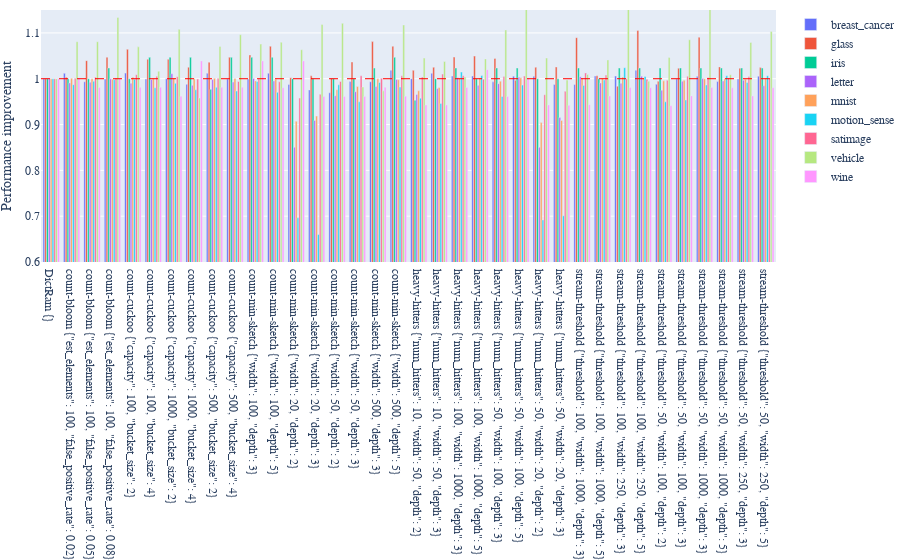

Notebook code for this chart:
### Code cell
d = get_best(df, metric=None, valid_configs=None)
# d = do_rename_and_reorder(d, remove_dict=True)
d = d.T
d

dsets = list(d.index)
fig = go.Figure()
for i, c in enumerate(d.columns):
    x = dsets
    y = d[c]
    name = c
    fig.add_trace(
        go.Bar(
            x=x,
            y=y,
            # text="pop",
            # textfont="Times New Roman",
            # textposition="auto",
            name=name,
            marker_color=px.colors.qualitative.Plotly[i]
        )
    )
    
fig.add_hline(y=1, line_width=1, line_dash="dash", line_color="red")

fig.update_yaxes(range=[0.60, 1.15]) 

fig.update_layout(
    yaxis_title="Performance improvement",
    # xaxis_title="Dataset",
    # width=800,
    # height=200,
    font_family="Times New Roman", 
    font_size=12,
    margin=dict(l=0, r=0, t=10, b=0),
    xaxis=dict(tickfont = dict(size=12))
    # legend_title_text="Filter"
)

# write_figure("accuracy_improvement.pdf", fig)
    
fig.show()

### Figure 1 — Plotly figure (JSON) as saved in the notebook; plotly's stock layout.template omitted (floating-point values rounded to 4 significant figures)
{"data": [{"marker": {"color": "#636EFA"}, "name": "breast_cancer", "type": "bar", "x": ["DictRam {}", "count-bloom {\"est_elements\": 100, \"false_positive_rate\": 0.02}", "count-bloom {\"est_elements\": 100, \"false_positive_rate\": 0.05}", "count-bloom {\"est_elements\": 100, \"false_positive_rate\": 0.08}", "count-cuckoo {\"capacity\": 100, \"bucket_size\": 2}", "count-cuckoo {\"capacity\": 100, \"bucket_size\": 4}", "count-cuckoo {\"capacity\": 1000, \"bucket_size\": 2}", "count-cuckoo {\"capacity\": 1000, \"bucket_size\": 4}", "count-cuckoo {\"capacity\": 500, \"bucket_size\": 2}", "count-cuckoo {\"capacity\": 500, \"bucket_size\": 4}", "count-min-sketch {\"width\": 100, \"depth\": 3}", "count-min-sketch {\"width\": 100, \"depth\": 5}", "count-min-sketch {\"width\": 20, \"depth\": 2}", "count-min-sketch {\"width\": 20, \"depth\": 3}", "count-min-sketch {\"width\": 50, \"depth\": 2}", "count-min-sketch {\"width\": 50, \"depth\": 3}", "count-min-sketch {\"width\": 500, \"depth\": 3}", "count-min-sketch {\"width\": 500, \"depth\": 5}", "heavy-hitters {\"num_hitters\": 10, \"width\": 50, \"depth\": 2}", "heavy-hitters {\"num_hitters\": 10, \"width\": 50, \"depth\": 3}", "heavy-hitters {\"num_hitters\": 100, \"width\": 1000, \"depth\": 3}", "heavy-hitters {\"num_hitters\": 100, \"width\": 1000, \"depth\": 5}", "heavy-hitters {\"num_hitters\": 50, \"width\": 100, \"depth\": 3}", "heavy-hitters {\"num_hitters\": 50, \"width\": 100, \"depth\": 5}", "heavy-hitters {\"num_hitters\": 50, \"width\": 20, \"depth\": 2}", "heavy-hitters {\"num_hitters\": 50, \"width\": 20, \"depth\": 3}", "stream-threshold {\"threshold\": 100, \"width\": 1000, \"depth\": 3}", "stream-threshold {\"threshold\": 100, \"width\": 1000, \"depth\": 5}", "stream-threshold {\"threshold\": 100, \"width\": 250, \"depth\": 3}", "stream-threshold {\"threshold\": 100, \"width\": 250, \"depth\": 5}", "stream-threshold {\"threshold\": 50, \"width\": 100, \"depth\": 2}", "stream-threshold {\"threshold\": 50, \"width\": 100, \"depth\": 3}", "stream-threshold {\"threshold\": 50, \"width\": 1000, \"depth\": 3}", "stream-threshold {\"threshold\": 50, \"width\": 1000, \"depth\": 5}", "stream-threshold {\"threshold\": 50, \"width\": 250, \"depth\": 3}", "stream-threshold {\"threshold\": 50, \"width\": 250, \"depth\": 5}"], "y": [1, 1.012, 0.9934, 0.9995, 1.012, 0.9995, 1.0, 0.9877, 1.012, 0.9997, 0.9993, 1.012, 0.9875, 0.9756, 0.9694, 0.9938, 0.9934, 1.018, 1.0, 1.012, 1.006, 1.006, 0.9932, 1.006, 1.006, 0.9875, 0.9873, 1.006, 1.006, 1.018, 0.9879, 0.9997, 1.005, 0.9938, 0.9997, 1.006]}, {"marker": {"color": "#EF553B"}, "name": "glass", "type": "bar", "x": ["DictRam {}", "count-bloom {\"est_elements\": 100, \"false_positive_rate\": 0.02}", "count-bloom {\"est_elements\": 100, \"false_positive_rate\": 0.05}", "count-bloom {\"est_elements\": 100, \"false_positive_rate\": 0.08}", "count-cuckoo {\"capacity\": 100, \"bucket_size\": 2}", "count-cuckoo {\"capacity\": 100, \"bucket_size\": 4}", "count-cuckoo {\"capacity\": 1000, \"bucket_size\": 2}", "count-cuckoo {\"capacity\": 1000, \"bucket_size\": 4}", "count-cuckoo {\"capacity\": 500, \"bucket_size\": 2}", "count-cuckoo {\"capacity\": 500, \"bucket_size\": 4}", "count-min-sketch {\"width\": 100, \"depth\": 3}", "count-min-sketch {\"width\": 100, \"depth\": 5}", "count-min-sketch {\"width\": 20, \"depth\": 2}", "count-min-sketch {\"width\": 20, \"depth\": 3}", "count-min-sketch {\"width\": 50, \"depth\": 2}", "count-min-sketch {\"width\": 50, \"depth\": 3}", "count-min-sketch {\"width\": 500, \"depth\": 3}", "count-min-sketch {\"width\": 500, \"depth\": 5}", "heavy-hitters {\"num_hitters\": 10, \"width\": 50, \"depth\": 2}", "heavy-hitters {\"num_hitters\": 10, \"width\": 50, \"depth\": 3}", "heavy-hitters {\"num_hitters\": 100, \"width\": 1000, \"depth\": 3}", "heavy-hitters {\"num_hitters\": 100, \"width\": 1000, \"depth\": 5}", "heavy-hitters {\"num_hitters\": 50, \"width\": 100, \"depth\": 3}", "heavy-hitters {\"num_hitters\": 50, \"width\": 100, \"depth\": 5}", "heavy-hitters {\"num_hitters\": 50, \"width\": 20, \"depth\": 2}", "heavy-hitters {\"num_hitters\": 50, \"width\": 20, \"depth\": 3}", "stream-threshold {\"threshold\": 100, \"width\": 1000, \"depth\": 3}", "stream-threshold {\"threshold\": 100, \"width\": 1000, \"depth\": 5}", "stream-threshold {\"threshold\": 100, \"width\": 250, \"depth\": 3}", "stream-threshold {\"threshold\": 100, \"width\": 250, \"depth\": 5}", "stream-threshold {\"threshold\": 50, \"width\": 100, \"depth\": 2}", "stream-threshold {\"threshold\": 50, \"width\": 100, \"depth\": 3}", "stream-threshold {\"threshold\": 50, \"width\": 1000, \"depth\": 3}", "stream-threshold {\"threshold\": 50, \"width\": 1000, \"depth\": 5}", "stream-threshold {\"threshold\": 50, \"width\": 250, \"depth\": 3}", "stream-threshold {\"threshold\": 50, \"width\": 250, \"depth\": 5}"], "y": [1, 1.003, 1.04, 1.047, 1.064, 1.043, 1.043, 1.025, 1.036, 1.047, 1.052, 1.071, 1.002, 1.006, 1.001, 1.037, 1.081, 1.071, 1.018, 1.025, 1.047, 1.049, 1.044, 0.9967, 1.025, 1.026, 1.09, 1.006, 0.9838, 1.105, 0.9946, 1.023, 1.091, 1.026, 1.023, 1.024]}, {"marker": {"color": "#00CC96"}, "name": "iris", "type": "bar", "x": ["DictRam {}", "count-bloom {\"est_elements\": 100, \"false_positive_rate\": 0.02}", "count-bloom {\"est_elements\": 100, \"false_positive_rate\": 0.05}", "count-bloom {\"est_elements\": 100, \"false_positive_rate\": 0.08}", "count-cuckoo {\"capacity\": 100, \"bucket_size\": 2}", "count-cuckoo {\"capacity\": 100, \"bucket_size\": 4}", "count-cuckoo {\"capacity\": 1000, \"bucket_size\": 2}", "count-cuckoo {\"capacity\": 1000, \"bucket_size\": 4}", "count-cuckoo {\"capacity\": 500, \"bucket_size\": 2}", "count-cuckoo {\"capacity\": 500, \"bucket_size\": 4}", "count-min-sketch {\"width\": 100, \"depth\": 3}", "count-min-sketch {\"width\": 100, \"depth\": 5}", "count-min-sketch {\"width\": 20, \"depth\": 2}", "count-min-sketch {\"width\": 20, \"depth\": 3}", "count-min-sketch {\"width\": 50, \"depth\": 2}", "count-min-sketch {\"width\": 50, \"depth\": 3}", "count-min-sketch {\"width\": 500, \"depth\": 3}", "count-min-sketch {\"width\": 500, \"depth\": 5}", "heavy-hitters {\"num_hitters\": 10, \"width\": 50, \"depth\": 2}", "heavy-hitters {\"num_hitters\": 10, \"width\": 50, \"depth\": 3}", "heavy-hitters {\"num_hitters\": 100, \"width\": 1000, \"depth\": 3}", "heavy-hitters {\"num_hitters\": 100, \"width\": 1000, \"depth\": 5}", "heavy-hitters {\"num_hitters\": 50, \"width\": 100, \"depth\": 3}", "heavy-hitters {\"num_hitters\": 50, \"width\": 100, \"depth\": 5}", "heavy-hitters {\"num_hitters\": 50, \"width\": 20, \"depth\": 2}", "heavy-hitters {\"num_hitters\": 50, \"width\": 20, \"depth\": 3}", "stream-threshold {\"threshold\": 100, \"width\": 1000, \"depth\": 3}", "stream-threshold {\"threshold\": 100, \"width\": 1000, \"depth\": 5}", "stream-threshold {\"threshold\": 100, \"width\": 250, \"depth\": 3}", "stream-threshold {\"threshold\": 100, \"width\": 250, \"depth\": 5}", "stream-threshold {\"threshold\": 50, \"width\": 100, \"depth\": 2}", "stream-threshold {\"threshold\": 50, \"width\": 100, \"depth\": 3}", "stream-threshold {\"threshold\": 50, \"width\": 1000, \"depth\": 3}", "stream-threshold {\"threshold\": 50, \"width\": 1000, \"depth\": 5}", "stream-threshold {\"threshold\": 50, \"width\": 250, \"depth\": 3}", "stream-threshold {\"threshold\": 50, \"width\": 250, \"depth\": 5}"], "y": [1, 1, 1, 1.023, 1, 1.047, 1.047, 1.047, 0.9769, 1.047, 1.047, 1.047, 1.0, 1.0, 1.0, 1.0, 1.023, 1.047, 0.9533, 1, 1.023, 1, 1.023, 1.023, 1, 1, 1.023, 1, 1.023, 1.023, 1.023, 1.023, 1.023, 1.023, 1.023, 1.023]}, {"marker": {"color": "#AB63FA"}, "name": "letter", "type": "bar", "x": ["DictRam {}", "count-bloom {\"est_elements\": 100, \"false_positive_rate\": 0.02}", "count-bloom {\"est_elements\": 100, \"false_positive_rate\": 0.05}", "count-bloom {\"est_elements\": 100, \"false_positive_rate\": 0.08}", "count-cuckoo {\"capacity\": 100, \"bucket_size\": 2}", "count-cuckoo {\"capacity\": 100, \"bucket_size\": 4}", "count-cuckoo {\"capacity\": 1000, \"bucket_size\": 2}", "count-cuckoo {\"capacity\": 1000, \"bucket_size\": 4}", "count-cuckoo {\"capacity\": 500, \"bucket_size\": 2}", "count-cuckoo {\"capacity\": 500, \"bucket_size\": 4}", "count-min-sketch {\"width\": 100, \"depth\": 3}", "count-min-sketch {\"width\": 100, \"depth\": 5}", "count-min-sketch {\"width\": 20, \"depth\": 2}", "count-min-sketch {\"width\": 20, \"depth\": 3}", "count-min-sketch {\"width\": 50, \"depth\": 2}", "count-min-sketch {\"width\": 50, \"depth\": 3}", "count-min-sketch {\"width\": 500, \"depth\": 3}", "count-min-sketch {\"width\": 500, \"depth\": 5}", "heavy-hitters {\"num_hitters\": 10, \"width\": 50, \"depth\": 2}", "heavy-hitters {\"num_hitters\": 10, \"width\": 50, \"depth\": 3}", "heavy-hitters {\"num_hitters\": 100, \"width\": 1000, \"depth\": 3}", "heavy-hitters {\"num_hitters\": 100, \"width\": 1000, \"depth\": 5}", "heavy-hitters {\"num_hitters\": 50, \"width\": 100, \"depth\": 3}", "heavy-hitters {\"num_hitters\": 50, \"width\": 100, \"depth\": 5}", "heavy-hitters {\"num_hitters\": 50, \"width\": 20, \"depth\": 2}", "heavy-hitters {\"num_hitters\": 50, \"width\": 20, \"depth\": 3}", "stream-threshold {\"threshold\": 100, \"width\": 1000, \"depth\": 3}", "stream-threshold {\"threshold\": 100, \"width\": 1000, \"depth\": 5}", "stream-threshold {\"threshold\": 100, \"width\": 250, \"depth\": 3}", "stream-threshold {\"threshold\": 100, \"width\": 250, \"depth\": 5}", "stream-threshold {\"threshold\": 50, \"width\": 100, \"depth\": 2}", "stream-threshold {\"threshold\": 50, \"width\": 100, \"depth\": 3}", "stream-threshold {\"threshold\": 50, \"width\": 1000, \"depth\": 3}", "stream-threshold {\"threshold\": 50, \"width\": 1000, \"depth\": 5}", "stream-threshold {\"threshold\": 50, \"width\": 250, \"depth\": 3}", "stream-threshold {\"threshold\": 50, \"width\": 250, \"depth\": 5}"], "y": [1, 0.9909, 0.9925, 0.9998, 0.9903, 0.9985, 1.011, 0.9856, 0.9981, 0.9926, 1.001, 0.9952, 0.8504, 0.9089, 0.963, 0.9717, 0.9829, 0.9983, 0.9656, 0.9785, 1.002, 0.9855, 0.9893, 1.003, 0.8504, 0.9152, 1.004, 0.9908, 0.9902, 1.005, 0.975, 0.9946, 1.0, 0.9951, 0.9969, 0.9846]}, {"marker": {"color": "#FFA15A"}, "name": "mnist", "type": "bar", "x": ["DictRam {}", "count-bloom {\"est_elements\": 100, \"false_positive_rate\": 0.02}", "count-bloom {\"est_elements\": 100, \"false_positive_rate\": 0.05}", "count-bloom {\"est_elements\": 100, \"false_positive_rate\": 0.08}", "count-cuckoo {\"capacity\": 100, \"bucket_size\": 2}", "count-cuckoo {\"capacity\": 100, \"bucket_size\": 4}", "count-cuckoo {\"capacity\": 1000, \"bucket_size\": 2}", "count-cuckoo {\"capacity\": 1000, \"bucket_size\": 4}", "count-cuckoo {\"capacity\": 500, \"bucket_size\": 2}", "count-cuckoo {\"capacity\": 500, \"bucket_size\": 4}", "count-min-sketch {\"width\": 100, \"depth\": 3}", "count-min-sketch {\"width\": 100, \"depth\": 5}", "count-min-sketch {\"width\": 20, \"depth\": 2}", "count-min-sketch {\"width\": 20, \"depth\": 3}", "count-min-sketch {\"width\": 50, \"depth\": 2}", "count-min-sketch {\"width\": 50, \"depth\": 3}", "count-min-sketch {\"width\": 500, \"depth\": 3}", "count-min-sketch {\"width\": 500, \"depth\": 5}", "heavy-hitters {\"num_hitters\": 10, \"width\": 50, \"depth\": 2}", "heavy-hitters {\"num_hitters\": 10, \"width\": 50, \"depth\": 3}", "heavy-hitters {\"num_hitters\": 100, \"width\": 1000, \"depth\": 3}", "heavy-hitters {\"num_hitters\": 100, \"width\": 1000, \"depth\": 5}", "heavy-hitters {\"num_hitters\": 50, \"width\": 100, \"depth\": 3}", "heavy-hitters {\"num_hitters\": 50, \"width\": 100, \"depth\": 5}", "heavy-hitters {\"num_hitters\": 50, \"width\": 20, \"depth\": 2}", "heavy-hitters {\"num_hitters\": 50, \"width\": 20, \"depth\": 3}", "stream-threshold {\"threshold\": 100, \"width\": 1000, \"depth\": 3}", "stream-threshold {\"threshold\": 100, \"width\": 1000, \"depth\": 5}", "stream-threshold {\"threshold\": 100, \"width\": 250, \"depth\": 3}", "stream-threshold {\"threshold\": 100, \"width\": 250, \"depth\": 5}", "stream-threshold {\"threshold\": 50, \"width\": 100, \"depth\": 2}", "stream-threshold {\"threshold\": 50, \"width\": 100, \"depth\": 3}", "stream-threshold {\"threshold\": 50, \"width\": 1000, \"depth\": 3}", "stream-threshold {\"threshold\": 50, \"width\": 1000, \"depth\": 5}", "stream-threshold {\"threshold\": 50, \"width\": 250, \"depth\": 3}", "stream-threshold {\"threshold\": 50, \"width\": 250, \"depth\": 5}"], "y": [1, 1.001, 1.0, 0.999, 1.003, 0.9998, 1.001, 0.9999, 1.001, 1.0, 0.9952, 0.9987, 0.9072, 0.9185, 0.976, 0.9829, 0.9999, 0.9979, 0.9737, 0.9809, 1.001, 1.002, 0.9947, 1.002, 0.9042, 0.909, 1.001, 1.0, 1.004, 1.001, 0.9954, 0.9968, 0.9998, 0.9997, 0.9986, 1.001]}, {"marker": {"color": "#19D3F3"}, "name": "motion_sense", "type": "bar", "x": ["DictRam {}", "count-bloom {\"est_elements\": 100, \"false_positive_rate\": 0.02}", "count-bloom {\"est_elements\": 100, \"false_positive_rate\": 0.05}", "count-bloom {\"est_elements\": 100, \"false_positive_rate\": 0.08}", "count-cuckoo {\"capacity\": 100, \"bucket_size\": 2}", "count-cuckoo {\"capacity\": 100, \"bucket_size\": 4}", "count-cuckoo {\"capacity\": 1000, \"bucket_size\": 2}", "count-cuckoo {\"capacity\": 1000, \"bucket_size\": 4}", "count-cuckoo {\"capacity\": 500, \"bucket_size\": 2}", "count-cuckoo {\"capacity\": 500, \"bucket_size\": 4}", "count-min-sketch {\"width\": 100, \"depth\": 3}", "count-min-sketch {\"width\": 100, \"depth\": 5}", "count-min-sketch {\"width\": 20, \"depth\": 2}", "count-min-sketch {\"width\": 20, \"depth\": 3}", "count-min-sketch {\"width\": 50, \"depth\": 2}", "count-min-sketch {\"width\": 50, \"depth\": 3}", "count-min-sketch {\"width\": 500, \"depth\": 3}", "count-min-sketch {\"width\": 500, \"depth\": 5}", "heavy-hitters {\"num_hitters\": 10, \"width\": 50, \"depth\": 2}", "heavy-hitters {\"num_hitters\": 10, \"width\": 50, \"depth\": 3}", "heavy-hitters {\"num_hitters\": 100, \"width\": 1000, \"depth\": 3}", "heavy-hitters {\"num_hitters\": 100, \"width\": 1000, \"depth\": 5}", "heavy-hitters {\"num_hitters\": 50, \"width\": 100, \"depth\": 3}", "heavy-hitters {\"num_hitters\": 50, \"width\": 100, \"depth\": 5}", "heavy-hitters {\"num_hitters\": 50, \"width\": 20, \"depth\": 2}", "heavy-hitters {\"num_hitters\": 50, \"width\": 20, \"depth\": 3}", "stream-threshold {\"threshold\": 100, \"width\": 1000, \"depth\": 3}", "stream-threshold {\"threshold\": 100, \"width\": 1000, \"depth\": 5}", "stream-threshold {\"threshold\": 100, \"width\": 250, \"depth\": 3}", "stream-threshold {\"threshold\": 100, \"width\": 250, \"depth\": 5}", "stream-threshold {\"threshold\": 50, \"width\": 100, \"depth\": 2}", "stream-threshold {\"threshold\": 50, \"width\": 100, \"depth\": 3}", "stream-threshold {\"threshold\": 50, \"width\": 1000, \"depth\": 3}", "stream-threshold {\"threshold\": 50, \"width\": 1000, \"depth\": 5}", "stream-threshold {\"threshold\": 50, \"width\": 250, \"depth\": 3}", "stream-threshold {\"threshold\": 50, \"width\": 250, \"depth\": 5}"], "y": [1, 0.9871, 0.9942, 0.9979, 0.9987, 0.9803, 0.9899, 0.9759, 0.9813, 0.9732, 0.9939, 0.9702, 0.6966, 0.6602, 0.9868, 0.9496, 0.9918, 0.9817, 0.9575, 0.9462, 1.015, 1.007, 0.9613, 0.9861, 0.6918, 0.7008, 0.9854, 0.9974, 1.024, 1.005, 0.9496, 0.9538, 0.9865, 1.007, 0.9918, 1.007]}, {"marker": {"color": "#FF6692"}, "name": "satimage", "type": "bar", "x": ["DictRam {}", "count-bloom {\"est_elements\": 100, \"false_positive_rate\": 0.02}", "count-bloom {\"est_elements\": 100, \"false_positive_rate\": 0.05}", "count-bloom {\"est_elements\": 100, \"false_positive_rate\": 0.08}", "count-cuckoo {\"capacity\": 100, \"bucket_size\": 2}", "count-cuckoo {\"capacity\": 100, \"bucket_size\": 4}", "count-cuckoo {\"capacity\": 1000, \"bucket_size\": 2}", "count-cuckoo {\"capacity\": 1000, \"bucket_size\": 4}", "count-cuckoo {\"capacity\": 500, \"bucket_size\": 2}", "count-cuckoo {\"capacity\": 500, \"bucket_size\": 4}", "count-min-sketch {\"width\": 100, \"depth\": 3}", "count-min-sketch {\"width\": 100, \"depth\": 5}", "count-min-sketch {\"width\": 20, \"depth\": 2}", "count-min-sketch {\"width\": 20, \"depth\": 3}", "count-min-sketch {\"width\": 50, \"depth\": 2}", "count-min-sketch {\"width\": 50, \"depth\": 3}", "count-min-sketch {\"width\": 500, \"depth\": 3}", "count-min-sketch {\"width\": 500, \"depth\": 5}", "heavy-hitters {\"num_hitters\": 10, \"width\": 50, \"depth\": 2}", "heavy-hitters {\"num_hitters\": 10, \"width\": 50, \"depth\": 3}", "heavy-hitters {\"num_hitters\": 100, \"width\": 1000, \"depth\": 3}", "heavy-hitters {\"num_hitters\": 100, \"width\": 1000, \"depth\": 5}", "heavy-hitters {\"num_hitters\": 50, \"width\": 100, \"depth\": 3}", "heavy-hitters {\"num_hitters\": 50, \"width\": 100, \"depth\": 5}", "heavy-hitters {\"num_hitters\": 50, \"width\": 20, \"depth\": 2}", "heavy-hitters {\"num_hitters\": 50, \"width\": 20, \"depth\": 3}", "stream-threshold {\"threshold\": 100, \"width\": 1000, \"depth\": 3}", "stream-threshold {\"threshold\": 100, \"width\": 1000, \"depth\": 5}", "stream-threshold {\"threshold\": 100, \"width\": 250, \"depth\": 3}", "stream-threshold {\"threshold\": 100, \"width\": 250, \"depth\": 5}", "stream-threshold {\"threshold\": 50, \"width\": 100, \"depth\": 2}", "stream-threshold {\"threshold\": 50, \"width\": 100, \"depth\": 3}", "stream-threshold {\"threshold\": 50, \"width\": 1000, \"depth\": 3}", "stream-threshold {\"threshold\": 50, \"width\": 1000, \"depth\": 5}", "stream-threshold {\"threshold\": 50, \"width\": 250, \"depth\": 3}", "stream-threshold {\"threshold\": 50, \"width\": 250, \"depth\": 5}"], "y": [1, 1.001, 1.003, 1.002, 1.009, 1.006, 1.004, 0.9993, 1.001, 0.994, 0.9994, 0.9933, 0.9578, 0.9663, 0.994, 1.006, 1.001, 1.006, 1.004, 1.01, 1.006, 0.9991, 1.005, 1.006, 0.9651, 0.9726, 1.013, 1.008, 0.9999, 0.9988, 0.9967, 1.006, 1.003, 1.001, 1.005, 1.001]}, {"marker": {"color": "#B6E880"}, "name": "vehicle", "type": "bar", "x": ["DictRam {}", "count-bloom {\"est_elements\": 100, \"false_positive_rate\": 0.02}", "count-bloom {\"est_elements\": 100, \"false_positive_rate\": 0.05}", "count-bloom {\"est_elements\": 100, \"false_positive_rate\": 0.08}", "count-cuckoo {\"capacity\": 100, \"bucket_size\": 2}", "count-cuckoo {\"capacity\": 100, \"bucket_size\": 4}", "count-cuckoo {\"capacity\": 1000, \"bucket_size\": 2}", "count-cuckoo {\"capacity\": 1000, \"bucket_size\": 4}", "count-cuckoo {\"capacity\": 500, \"bucket_size\": 2}", "count-cuckoo {\"capacity\": 500, \"bucket_size\": 4}", "count-min-sketch {\"width\": 100, \"depth\": 3}", "count-min-sketch {\"width\": 100, \"depth\": 5}", "count-min-sketch {\"width\": 20, \"depth\": 2}", "count-min-sketch {\"width\": 20, \"depth\": 3}", "count-min-sketch {\"width\": 50, \"depth\": 2}", "count-min-sketch {\"width\": 50, \"depth\": 3}", "count-min-sketch {\"width\": 500, \"depth\": 3}", "count-min-sketch {\"width\": 500, \"depth\": 5}", "heavy-hitters {\"num_hitters\": 10, \"width\": 50, \"depth\": 2}", "heavy-hitters {\"num_hitters\": 10, \"width\": 50, \"depth\": 3}", "heavy-hitters {\"num_hitters\": 100, \"width\": 1000, \"depth\": 3}", "heavy-hitters {\"num_hitters\": 100, \"width\": 1000, \"depth\": 5}", "heavy-hitters {\"num_hitters\": 50, \"width\": 100, \"depth\": 3}", "heavy-hitters {\"num_hitters\": 50, \"width\": 100, \"depth\": 5}", "heavy-hitters {\"num_hitters\": 50, \"width\": 20, \"depth\": 2}", "heavy-hitters {\"num_hitters\": 50, \"width\": 20, \"depth\": 3}", "stream-threshold {\"threshold\": 100, \"width\": 1000, \"depth\": 3}", "stream-threshold {\"threshold\": 100, \"width\": 1000, \"depth\": 5}", "stream-threshold {\"threshold\": 100, \"width\": 250, \"depth\": 3}", "stream-threshold {\"threshold\": 100, \"width\": 250, \"depth\": 5}", "stream-threshold {\"threshold\": 50, \"width\": 100, \"depth\": 2}", "stream-threshold {\"threshold\": 50, \"width\": 100, \"depth\": 3}", "stream-threshold {\"threshold\": 50, \"width\": 1000, \"depth\": 3}", "stream-threshold {\"threshold\": 50, \"width\": 1000, \"depth\": 5}", "stream-threshold {\"threshold\": 50, \"width\": 250, \"depth\": 3}", "stream-threshold {\"threshold\": 50, \"width\": 250, \"depth\": 5}"], "y": [1, 1.081, 1.081, 1.134, 1.07, 1.016, 1.108, 0.958, 1.071, 1.096, 1.076, 1.08, 1.063, 1.118, 1.121, 0.9819, 0.9736, 1.117, 1.045, 1.038, 1.004, 1.043, 1.107, 1.163, 1.045, 0.9971, 1.009, 1.041, 1.157, 0.9948, 1.047, 1.085, 1.157, 1.009, 1.079, 1.103]}, {"marker": {"color": "#FF97FF"}, "name": "wine", "type": "bar", "x": ["DictRam {}", "count-bloom {\"est_elements\": 100, \"false_positive_rate\": 0.02}", "count-bloom {\"est_elements\": 100, \"false_positive_rate\": 0.05}", "count-bloom {\"est_elements\": 100, \"false_positive_rate\": 0.08}", "count-cuckoo {\"capacity\": 100, \"bucket_size\": 2}", "count-cuckoo {\"capacity\": 100, \"bucket_size\": 4}", "count-cuckoo {\"capacity\": 1000, \"bucket_size\": 2}", "count-cuckoo {\"capacity\": 1000, \"bucket_size\": 4}", "count-cuckoo {\"capacity\": 500, \"bucket_size\": 2}", "count-cuckoo {\"capacity\": 500, \"bucket_size\": 4}", "count-min-sketch {\"width\": 100, \"depth\": 3}", "count-min-sketch {\"width\": 100, \"depth\": 5}", "count-min-sketch {\"width\": 20, \"depth\": 2}", "count-min-sketch {\"width\": 20, \"depth\": 3}", "count-min-sketch {\"width\": 50, \"depth\": 2}", "count-min-sketch {\"width\": 50, \"depth\": 3}", "count-min-sketch {\"width\": 500, \"depth\": 3}", "count-min-sketch {\"width\": 500, \"depth\": 5}", "heavy-hitters {\"num_hitters\": 10, \"width\": 50, \"depth\": 2}", "heavy-hitters {\"num_hitters\": 10, \"width\": 50, \"depth\": 3}", "heavy-hitters {\"num_hitters\": 100, \"width\": 1000, \"depth\": 3}", "heavy-hitters {\"num_hitters\": 100, \"width\": 1000, \"depth\": 5}", "heavy-hitters {\"num_hitters\": 50, \"width\": 100, \"depth\": 3}", "heavy-hitters {\"num_hitters\": 50, \"width\": 100, \"depth\": 5}", "heavy-hitters {\"num_hitters\": 50, \"width\": 20, \"depth\": 2}", "heavy-hitters {\"num_hitters\": 50, \"width\": 20, \"depth\": 3}", "stream-threshold {\"threshold\": 100, \"width\": 1000, \"depth\": 3}", "stream-threshold {\"threshold\": 100, \"width\": 1000, \"depth\": 5}", "stream-threshold {\"threshold\": 100, \"width\": 250, \"depth\": 3}", "stream-threshold {\"threshold\": 100, \"width\": 250, \"depth\": 5}", "stream-threshold {\"threshold\": 50, \"width\": 100, \"depth\": 2}", "stream-threshold {\"threshold\": 50, \"width\": 100, \"depth\": 3}", "stream-threshold {\"threshold\": 50, \"width\": 1000, \"depth\": 3}", "stream-threshold {\"threshold\": 50, \"width\": 1000, \"depth\": 5}", "stream-threshold {\"threshold\": 50, \"width\": 250, \"depth\": 3}", "stream-threshold {\"threshold\": 50, \"width\": 250, \"depth\": 5}"], "y": [1, 1.001, 0.981, 1.001, 0.9814, 0.9815, 0.9616, 1.039, 0.9811, 0.9815, 1.039, 0.9803, 1.039, 0.961, 0.961, 0.961, 0.9812, 0.9619, 0.9428, 0.9428, 0.9808, 1.02, 0.9612, 1.0, 0.9428, 0.9418, 0.9435, 0.9624, 0.981, 0.9803, 0.9409, 0.9625, 0.981, 0.9803, 0.9625, 0.9803]}], "layout": {"font": {"family": "Times New Roman", "size": 12}, "margin": {"b": 0, "l": 0, "r": 0, "t": 10}, "shapes": [{"line": {"color": "red", "dash": "dash", "width": 1}, "type": "line", "x0": 0, "x1": 1, "xref": "x domain", "y0": 1, "y1": 1, "yref": "y"}], "xaxis": {"tickfont": {"size": 12}}, "yaxis": {"range": [0.6, 1.15], "title": {"text": "Performance improvement"}}}}
